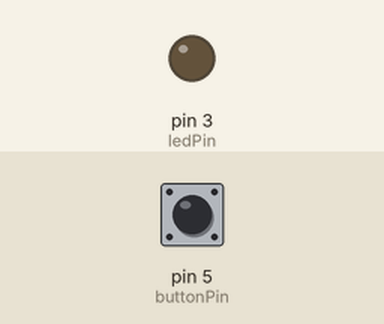
The sketch below on a simulated Arduino Uno, built with avr-gcc and run on an emulated ATmega328P. On the bench: output pins drawn as LEDs (lit = HIGH). Inputs (shaded band) come from the test bench; at power-on: pin 5 (buttonPin) HIGH.

Above: at 1.2 s.
1.3 s: pin 5 (buttonPin) pulled LOW for 0.15 s
At 2.0 s:
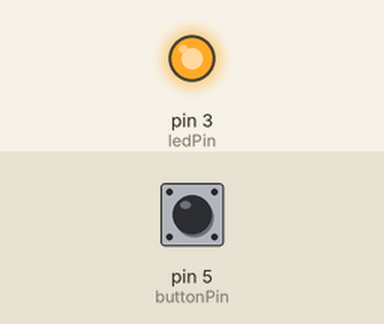
2.9 s: pin 5 (buttonPin) pulled LOW for 1 s
At 3.3 s:
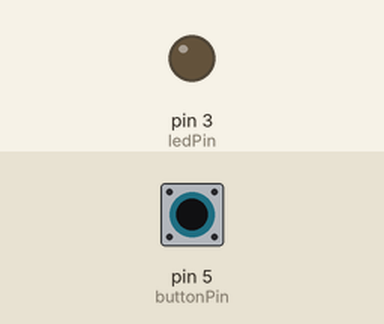
5.4 s: pin 5 (buttonPin) pulled LOW for 3.2 s
At 6.4 s:
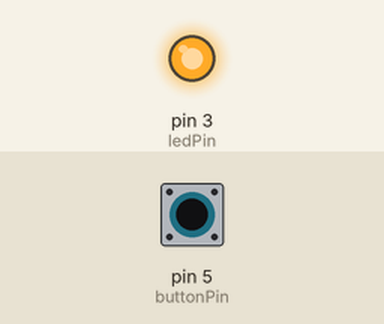
Timing chart, 0 to 8.4 s (numbered marks = the images above; inputs shaded):
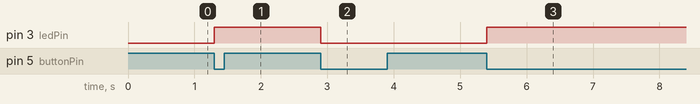

Measured:
- after the input at 1.3 s, pin 3 (ledPin): LOW → HIGH at once
- after the input at 2.9 s, pin 3 (ledPin): HIGH → LOW at once
- after the input at 5.4 s, pin 3 (ledPin): LOW → HIGH at once

The sketch:

Button_Test.ino
```cpp
const int ledPin = 3; // pin to use for the LED
const int buttonPin = 5;
byte state = 0;
byte previousButton = 0;

void setup() {
  Serial.begin(9600);
  //while (!Serial);

  // set LED pin to output mode
  pinMode(ledPin, OUTPUT);
  pinMode(buttonPin, INPUT_PULLUP);
}

void loop() {
  byte curButton = digitalRead(buttonPin);

  if(curButton == LOW && previousButton == HIGH) {
    state = 1 - state;
    digitalWrite(ledPin, state);
  }

  previousButton = curButton;
  delay(100);
}
```
